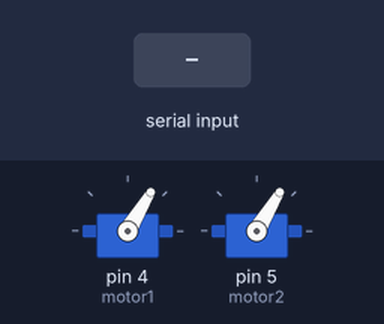
Bench run of a sketch on a simulated Arduino Uno, built with avr-gcc and run on an emulated ATmega328P. On the bench: 2 × servo. The test bench sets the inputs (shaded band).

Above: at 4.2 s.
4.3 s: "90,45\n" received over Serial
At 4.8 s:
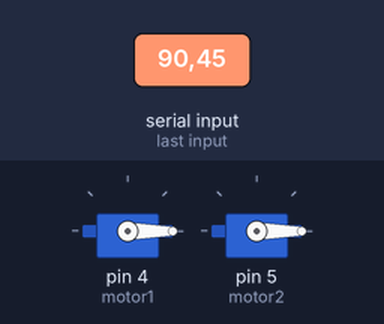
Timing chart, 0 to 7.3 s (numbered marks = the images above; inputs shaded):
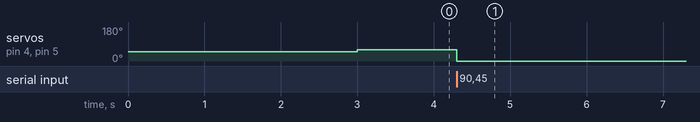

The sketch:

sketch_sep19b.ino
```cpp
#include <Servo.h>
Servo motor1;
Servo motor2;
int motor_speed = 1150;
void setup() {
  // put your setup code here, to run once:
  Serial.begin(11500);
  motor1.attach(4);
  motor2.attach(5);
  motor1.writeMicroseconds(1050);
  motor2.writeMicroseconds(1050);
  delay(3000);
}

void loop() {
  // put your main code here, to run repeatedly:
  if(Serial.available()){
    int speed = Serial.parseInt();
    if(speed>0){
      motor_speed = speed;
    }
  }
  motor1.writeMicroseconds(motor_speed);
  motor2.writeMicroseconds(motor_speed);
}
```

Measured:
- after the input at 4.3 s, servo on pin 4 (motor1), servo on pin 5 (motor2): 59° → 0° at once
